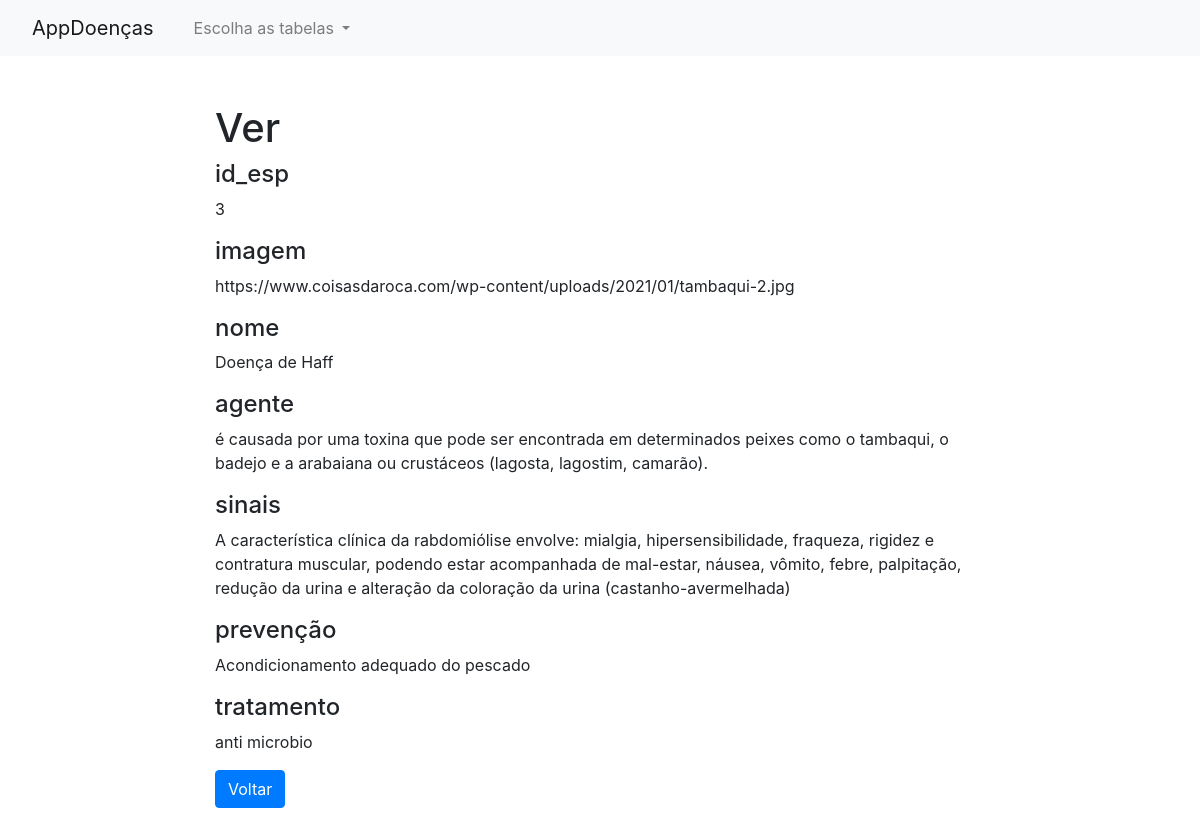
Screenshot of /doenca-read.php?id=1 with the database file from the repository.
### tables this page shows
CREATE TABLE `doenca` (
  `id` int(10) NOT NULL,
  `id_esp` int(10) NOT NULL,
  `imagem` text NOT NULL,
  `nome` text NOT NULL,
  `agente` text NOT NULL,
  `sinais` text NOT NULL,
  `prevenção` text NOT NULL,
  `tratamento` text NOT NULL
);

### doenca-read.php (the view, shortened to what this page needs)
<?php
if(isset($_GET["id"]) && !empty($_GET["id"])){
    require_once "config.php";
    $sql = "SELECT * FROM doenca WHERE id = ?";
    if($stmt = mysqli_prepare($link, $sql)){
        $param_id = trim($_GET["id"]);
		if (is_int($param_id)) $__vartype = "i";
		elseif (is_string($param_id)) $__vartype = "s";
		elseif (is_numeric($param_id)) $__vartype = "d";
		else $__vartype = "b";
        mysqli_stmt_bind_param($stmt, $__vartype, $param_id);
        if(mysqli_stmt_execute($stmt)){
            $result = mysqli_stmt_get_result($stmt);
            if(mysqli_num_rows($result) == 1){
                $row = mysqli_fetch_array($result, MYSQLI_ASSOC);
            } else{
                header("location: error.php");
                exit();
            }
        } else{
            echo "Tente novamente!<br>".$stmt->error;
        }
    }
} else{
    header("location: error.php");
    exit();
}
?>
<!DOCTYPE html>
<html lang="en">
<head>
    <link rel="stylesheet" href="https://stackpath.bootstrapcdn.com/bootstrap/4.5.0/css/bootstrap.min.css">
</head>
<?php require_once('navbar.php'); ?>
<body>
    <section class="pt-5">
        <div class="container-fluid">
            <div class="row">
                <div class="col-md-8 mx-auto">
                    <div class="page-header">
                        <h1>Ver</h1>
                    </div>
                     <div class="form-group">
                            <h4>id_esp</h4>
                            <p class="form-control-static"><?php echo $row["id_esp"]; ?></p>
                        </div><div class="form-group">
                            <h4>imagem</h4>
                            <p class="form-control-static"><?php echo $row["imagem"]; ?></p>
                        </div><div class="form-group">
                            <h4>nome</h4>
                            <p class="form-control-static"><?php echo $row["nome"]; ?></p>
                        </div><div class="form-group">
                            <h4>agente</h4>
                            <p class="form-control-static"><?php echo $row["agente"]; ?></p>
                        </div><div class="form-group">
                            <h4>sinais</h4>
                            <p class="form-control-static"><?php echo $row["sinais"]; ?></p>
                        </div><div class="form-group">
                            <h4>prevenção</h4>
                            <p class="form-control-static"><?php echo $row["prevenção"]; ?></p>
                        </div><div class="form-group">
                            <h4>tratamento</h4>
                            <p class="form-control-static"><?php echo $row["tratamento"]; ?></p>
                        </div>
                    <p><a href="doenca-index.php" class="btn btn-primary">Voltar</a></p>
                </div>
            </div>
        </div>
    </section>
</body>
</html>

### navbar.php (shortened to what this page needs)
<nav class="navbar navbar-expand-lg navbar-light bg-light">
  <a class="navbar-brand nav-link disabled" href="#">AppDoenças</a>
  <div class="collapse navbar-collapse" id="navbarSupportedContent">
    <ul class="navbar-nav mr-auto">
      <li class="nav-item dropdown">
        <a class="nav-link dropdown-toggle" href="#" id="navbarDropdown" role="button" data-toggle="dropdown" aria-haspopup="true" aria-expanded="false">
          Escolha as tabelas
        </a>
      </li>
    </ul>
  </div>
</nav>

### rows the page displays
doenca: id_esp "3", imagem "https://www.coisasdaroca.com/wp-content/uploads/2021/01/tambaqui-2.jpg", nome "Doença de Haff", agente "é causada por uma toxina que pode ser encontrada em determinados peixes como o tambaqui, o badejo e a arabaiana ou crustáceos (lagosta, lagostim, camarão).", sinais "A característica clínica da rabdomiólise envolve: mialgia, hipersensibilidade, fraqueza, rigidez e contratura muscular, podendo estar acompanhada de mal-estar, náusea, vômito, febre, palpitação, redução da urina e alteração da coloração da urina (castanho-avermelhada)", prevenção "Acondicionamento adequado do pescado", tratamento "anti microbio"
